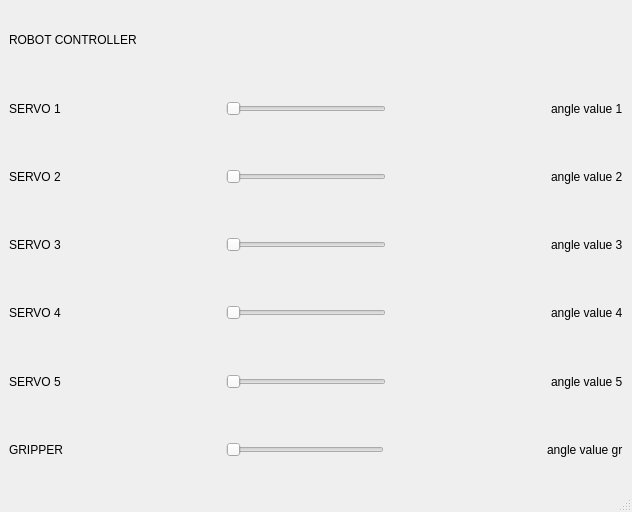
<?xml version="1.0" encoding="UTF-8"?>
<ui version="4.0">
 <class>armRobot</class>
 <widget class="QMainWindow" name="armRobot">
  <property name="geometry">
   <rect>
    <x>0</x>
    <y>0</y>
    <width>632</width>
    <height>512</height>
   </rect>
  </property>
  <property name="windowTitle">
   <string>armRobot</string>
  </property>
  <widget class="QWidget" name="centralwidget">
   <layout class="QHBoxLayout" name="horizontalLayout_7">
    <item>
     <layout class="QGridLayout" name="gridLayout">
      <item row="0" column="0">
       <widget class="QLabel" name="label_7">
        <property name="text">
         <string>ROBOT CONTROLLER</string>
        </property>
       </widget>
      </item>
      <item row="1" column="0">
       <layout class="QHBoxLayout" name="horizontalLayout">
        <item>
         <widget class="QLabel" name="lbls1">
          <property name="text">
           <string>SERVO 1</string>
          </property>
         </widget>
        </item>
        <item>
         <spacer name="horizontalSpacer">
          <property name="orientation">
           <enum>Qt::Orientation::Horizontal</enum>
          </property>
          <property name="sizeHint" stdset="0">
           <size>
            <width>40</width>
            <height>20</height>
           </size>
          </property>
         </spacer>
        </item>
        <item>
         <widget class="QSlider" name="servo1">
          <property name="maximum">
           <number>180</number>
          </property>
          <property name="orientation">
           <enum>Qt::Orientation::Horizontal</enum>
          </property>
         </widget>
        </item>
        <item>
         <spacer name="horizontalSpacer_2">
          <property name="orientation">
           <enum>Qt::Orientation::Horizontal</enum>
          </property>
          <property name="sizeHint" stdset="0">
           <size>
            <width>40</width>
            <height>20</height>
           </size>
          </property>
         </spacer>
        </item>
        <item>
         <widget class="QLabel" name="sdlp_1">
          <property name="text">
           <string>angle value 1</string>
          </property>
         </widget>
        </item>
       </layout>
      </item>
      <item row="2" column="0">
       <layout class="QHBoxLayout" name="horizontalLayout_2">
        <item>
         <widget class="QLabel" name="lbls2">
          <property name="text">
           <string>SERVO 2</string>
          </property>
         </widget>
        </item>
        <item>
         <spacer name="horizontalSpacer_7">
          <property name="orientation">
           <enum>Qt::Orientation::Horizontal</enum>
          </property>
          <property name="sizeHint" stdset="0">
           <size>
            <width>40</width>
            <height>20</height>
           </size>
          </property>
         </spacer>
        </item>
        <item>
         <widget class="QSlider" name="servo2">
          <property name="maximum">
           <number>180</number>
          </property>
          <property name="orientation">
           <enum>Qt::Orientation::Horizontal</enum>
          </property>
         </widget>
        </item>
        <item>
         <spacer name="horizontalSpacer_8">
          <property name="orientation">
           <enum>Qt::Orientation::Horizontal</enum>
          </property>
          <property name="sizeHint" stdset="0">
           <size>
            <width>40</width>
            <height>20</height>
           </size>
          </property>
         </spacer>
        </item>
        <item>
         <widget class="QLabel" name="sdlp_2">
          <property name="text">
           <string>angle value 2</string>
          </property>
         </widget>
        </item>
       </layout>
      </item>
      <item row="3" column="0">
       <layout class="QHBoxLayout" name="horizontalLayout_3">
        <item>
         <widget class="QLabel" name="lbls3">
          <property name="text">
           <string>SERVO 3</string>
          </property>
         </widget>
        </item>
        <item>
         <spacer name="horizontalSpacer_5">
          <property name="orientation">
           <enum>Qt::Orientation::Horizontal</enum>
          </property>
          <property name="sizeHint" stdset="0">
           <size>
            <width>40</width>
            <height>20</height>
           </size>
          </property>
         </spacer>
        </item>
        <item>
         <widget class="QSlider" name="servo3">
          <property name="maximum">
           <number>180</number>
          </property>
          <property name="orientation">
           <enum>Qt::Orientation::Horizontal</enum>
          </property>
         </widget>
        </item>
        <item>
         <spacer name="horizontalSpacer_6">
          <property name="orientation">
           <enum>Qt::Orientation::Horizontal</enum>
          </property>
          <property name="sizeHint" stdset="0">
           <size>
            <width>40</width>
            <height>20</height>
           </size>
          </property>
         </spacer>
        </item>
        <item>
         <widget class="QLabel" name="sdlp_3">
          <property name="text">
           <string>angle value 3</string>
          </property>
         </widget>
        </item>
       </layout>
      </item>
      <item row="4" column="0">
       <layout class="QHBoxLayout" name="horizontalLayout_4">
        <item>
         <widget class="QLabel" name="lbls4">
          <property name="text">
           <string>SERVO 4</string>
          </property>
         </widget>
        </item>
        <item>
         <spacer name="horizontalSpacer_3">
          <property name="orientation">
           <enum>Qt::Orientation::Horizontal</enum>
          </property>
          <property name="sizeHint" stdset="0">
           <size>
            <width>40</width>
            <height>20</height>
           </size>
          </property>
         </spacer>
        </item>
        <item>
         <widget class="QSlider" name="servo4">
          <property name="maximum">
           <number>180</number>
          </property>
          <property name="orientation">
           <enum>Qt::Orientation::Horizontal</enum>
          </property>
         </widget>
        </item>
        <item>
         <spacer name="horizontalSpacer_4">
          <property name="orientation">
           <enum>Qt::Orientation::Horizontal</enum>
          </property>
          <property name="sizeHint" stdset="0">
           <size>
            <width>40</width>
            <height>20</height>
           </size>
          </property>
         </spacer>
        </item>
        <item>
         <widget class="QLabel" name="sdlp_4">
          <property name="text">
           <string>angle value 4</string>
          </property>
         </widget>
        </item>
       </layout>
      </item>
      <item row="5" column="0">
       <layout class="QHBoxLayout" name="horizontalLayout_5">
        <item>
         <widget class="QLabel" name="lbls5">
          <property name="text">
           <string>SERVO 5</string>
          </property>
         </widget>
        </item>
        <item>
         <spacer name="horizontalSpacer_9">
          <property name="orientation">
           <enum>Qt::Orientation::Horizontal</enum>
          </property>
          <property name="sizeHint" stdset="0">
           <size>
            <width>40</width>
            <height>20</height>
           </size>
          </property>
         </spacer>
        </item>
        <item>
         <widget class="QSlider" name="servo5">
          <property name="maximum">
           <number>180</number>
          </property>
          <property name="orientation">
           <enum>Qt::Orientation::Horizontal</enum>
          </property>
         </widget>
        </item>
        <item>
         <spacer name="horizontalSpacer_10">
          <property name="orientation">
           <enum>Qt::Orientation::Horizontal</enum>
          </property>
          <property name="sizeHint" stdset="0">
           <size>
            <width>40</width>
            <height>20</height>
           </size>
          </property>
         </spacer>
        </item>
        <item>
         <widget class="QLabel" name="sdlp_5">
          <property name="text">
           <string>angle value 5</string>
          </property>
         </widget>
        </item>
       </layout>
      </item>
      <item row="6" column="0">
       <layout class="QHBoxLayout" name="horizontalLayout_6">
        <item>
         <widget class="QLabel" name="lblgr">
          <property name="text">
           <string>GRIPPER</string>
          </property>
         </widget>
        </item>
        <item>
         <spacer name="horizontalSpacer_11">
          <property name="orientation">
           <enum>Qt::Orientation::Horizontal</enum>
          </property>
          <property name="sizeHint" stdset="0">
           <size>
            <width>40</width>
            <height>20</height>
           </size>
          </property>
         </spacer>
        </item>
        <item>
         <widget class="QSlider" name="gripper">
          <property name="maximum">
           <number>180</number>
          </property>
          <property name="orientation">
           <enum>Qt::Orientation::Horizontal</enum>
          </property>
         </widget>
        </item>
        <item>
         <spacer name="horizontalSpacer_12">
          <property name="orientation">
           <enum>Qt::Orientation::Horizontal</enum>
          </property>
          <property name="sizeHint" stdset="0">
           <size>
            <width>40</width>
            <height>20</height>
           </size>
          </property>
         </spacer>
        </item>
        <item>
         <widget class="QLabel" name="sdlp_gr">
          <property name="text">
           <string>angle value gr</string>
          </property>
         </widget>
        </item>
       </layout>
      </item>
     </layout>
    </item>
   </layout>
  </widget>
  <widget class="QMenuBar" name="menubar">
   <property name="geometry">
    <rect>
     <x>0</x>
     <y>0</y>
     <width>632</width>
     <height>25</height>
    </rect>
   </property>
  </widget>
  <widget class="QStatusBar" name="statusbar"/>
 </widget>
 <resources/>
 <connections/>
</ui>
